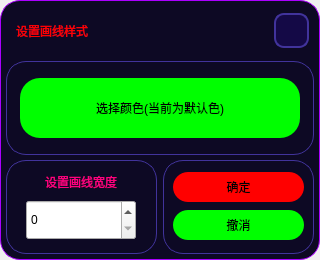
<?xml version="1.0" encoding="UTF-8"?>
<ui version="4.0">
 <class>Form</class>
 <widget class="QWidget" name="Form">
  <property name="geometry">
   <rect>
    <x>0</x>
    <y>0</y>
    <width>320</width>
    <height>260</height>
   </rect>
  </property>
  <property name="windowTitle">
   <string>Form</string>
  </property>
  <layout class="QHBoxLayout" name="horizontalLayout">
   <property name="spacing">
    <number>0</number>
   </property>
   <property name="leftMargin">
    <number>0</number>
   </property>
   <property name="topMargin">
    <number>0</number>
   </property>
   <property name="rightMargin">
    <number>0</number>
   </property>
   <property name="bottomMargin">
    <number>0</number>
   </property>
   <item>
    <widget class="QFrame" name="frame">
     <property name="styleSheet">
      <string notr="true">QFrame {
	background-color: rgb(13, 9, 36);
	border: 1px solid rgb(170, 0, 255);	
	border-radius: 20px;
}
</string>
     </property>
     <property name="frameShape">
      <enum>QFrame::StyledPanel</enum>
     </property>
     <property name="frameShadow">
      <enum>QFrame::Raised</enum>
     </property>
     <layout class="QVBoxLayout" name="verticalLayout">
      <property name="spacing">
       <number>5</number>
      </property>
      <property name="leftMargin">
       <number>5</number>
      </property>
      <property name="topMargin">
       <number>5</number>
      </property>
      <property name="rightMargin">
       <number>5</number>
      </property>
      <property name="bottomMargin">
       <number>5</number>
      </property>
      <item>
       <widget class="QFrame" name="frame_2">
        <property name="maximumSize">
         <size>
          <width>16777215</width>
          <height>50</height>
         </size>
        </property>
        <property name="styleSheet">
         <string notr="true">QFrame {
	background-color: rgb(13, 9, 36);
	border: none;	
	border-radius: 20px;
}
</string>
        </property>
        <property name="frameShape">
         <enum>QFrame::StyledPanel</enum>
        </property>
        <property name="frameShadow">
         <enum>QFrame::Raised</enum>
        </property>
        <layout class="QHBoxLayout" name="horizontalLayout_2">
         <property name="spacing">
          <number>0</number>
         </property>
         <property name="leftMargin">
          <number>10</number>
         </property>
         <property name="topMargin">
          <number>0</number>
         </property>
         <property name="rightMargin">
          <number>5</number>
         </property>
         <property name="bottomMargin">
          <number>0</number>
         </property>
         <item>
          <widget class="QLabel" name="label_2">
           <property name="minimumSize">
            <size>
             <width>0</width>
             <height>30</height>
            </size>
           </property>
           <property name="maximumSize">
            <size>
             <width>16777215</width>
             <height>30</height>
            </size>
           </property>
           <property name="styleSheet">
            <string notr="true">font: 700 18pt &quot;等线&quot;;
color: rgb(255, 0, 0);
border: none;</string>
           </property>
           <property name="text">
            <string>设置画线样式</string>
           </property>
          </widget>
         </item>
         <item>
          <widget class="QPushButton" name="Btn_close_window">
           <property name="minimumSize">
            <size>
             <width>35</width>
             <height>35</height>
            </size>
           </property>
           <property name="maximumSize">
            <size>
             <width>35</width>
             <height>35</height>
            </size>
           </property>
           <property name="styleSheet">
            <string notr="true">QPushButton {
	border: 2px solid rgb(65, 51, 156);
	border-radius: 10px;
	background-color: rgb(20, 9, 70);
	text-align: center;
}

QPushButton:hover {
	background-color: rgb(31, 31, 50);
	border: 2px solid rgb(255, 85, 0);
}

QPushButton:pressed {
	background-color: rgb(21, 21, 21)
}</string>
           </property>
           <property name="text">
            <string/>
           </property>
           <property name="icon">
            <iconset resource="resource.qrc">
             <normaloff>:/图标/icons/关闭.svg</normaloff>:/图标/icons/关闭.svg</iconset>
           </property>
           <property name="iconSize">
            <size>
             <width>35</width>
             <height>35</height>
            </size>
           </property>
          </widget>
         </item>
        </layout>
       </widget>
      </item>
      <item>
       <widget class="QFrame" name="frame_3">
        <property name="styleSheet">
         <string notr="true">QFrame {
	background-color: rgb(13, 9, 36);
	border: none;	
	border-radius: 20px;
}
</string>
        </property>
        <property name="frameShape">
         <enum>QFrame::StyledPanel</enum>
        </property>
        <property name="frameShadow">
         <enum>QFrame::Raised</enum>
        </property>
        <layout class="QHBoxLayout" name="horizontalLayout_3">
         <property name="leftMargin">
          <number>0</number>
         </property>
         <property name="topMargin">
          <number>0</number>
         </property>
         <property name="rightMargin">
          <number>0</number>
         </property>
         <property name="bottomMargin">
          <number>0</number>
         </property>
         <item>
          <widget class="QFrame" name="frame_5">
           <property name="styleSheet">
            <string notr="true">QFrame {
	background-color: rgb(13, 9, 36);
	border: 1px solid rgb(65, 51, 156);
	border-radius: 20px;
}
QFrame:hover {
	border: 2px solid rgb(255, 85, 0);
}</string>
           </property>
           <property name="frameShape">
            <enum>QFrame::StyledPanel</enum>
           </property>
           <property name="frameShadow">
            <enum>QFrame::Raised</enum>
           </property>
           <layout class="QVBoxLayout" name="verticalLayout_2">
            <property name="leftMargin">
             <number>13</number>
            </property>
            <property name="rightMargin">
             <number>13</number>
            </property>
            <item>
             <widget class="QPushButton" name="Btn_change_color">
              <property name="minimumSize">
               <size>
                <width>0</width>
                <height>60</height>
               </size>
              </property>
              <property name="maximumSize">
               <size>
                <width>16777215</width>
                <height>60</height>
               </size>
              </property>
              <property name="styleSheet">
               <string notr="true">QPushButton{	
	background-color: rgb(0, 255, 0);
	font: 700 18pt &quot;等线&quot;;
	border-radius: 20px;
}
QPushButton:hover{
	border: 3px solid rgb(255, 200, 0);  
}
QPushButton:pressed{
	color: green;
	border-color: rgb(255, 0, 0);
    background-color: rgb(255, 255, 0);
}
QPushButton:disabled{
	color: rgb(31, 31, 31);
    background-color: rgb(152, 152, 152);
}</string>
              </property>
              <property name="text">
               <string>选择颜色(当前为默认色)</string>
              </property>
             </widget>
            </item>
           </layout>
          </widget>
         </item>
        </layout>
       </widget>
      </item>
      <item>
       <widget class="QFrame" name="frame_4">
        <property name="styleSheet">
         <string notr="true">QFrame {
	background-color: rgb(13, 9, 36);
	border: none;	
	border-radius: 20px;
}
</string>
        </property>
        <property name="frameShape">
         <enum>QFrame::StyledPanel</enum>
        </property>
        <property name="frameShadow">
         <enum>QFrame::Raised</enum>
        </property>
        <layout class="QHBoxLayout" name="horizontalLayout_4">
         <property name="leftMargin">
          <number>0</number>
         </property>
         <property name="topMargin">
          <number>0</number>
         </property>
         <property name="rightMargin">
          <number>0</number>
         </property>
         <property name="bottomMargin">
          <number>0</number>
         </property>
         <item>
          <widget class="QFrame" name="frame_7">
           <property name="styleSheet">
            <string notr="true">QFrame {
	background-color: rgb(13, 9, 36);
	border: 1px solid rgb(65, 51, 156);
	border-radius: 20px;
}
QFrame:hover {
	border: 2px solid rgb(255, 85, 0);
}</string>
           </property>
           <property name="frameShape">
            <enum>QFrame::StyledPanel</enum>
           </property>
           <property name="frameShadow">
            <enum>QFrame::Raised</enum>
           </property>
           <layout class="QVBoxLayout" name="verticalLayout_4">
            <item alignment="Qt::AlignHCenter">
             <widget class="QLabel" name="label_4">
              <property name="minimumSize">
               <size>
                <width>0</width>
                <height>20</height>
               </size>
              </property>
              <property name="maximumSize">
               <size>
                <width>16777215</width>
                <height>20</height>
               </size>
              </property>
              <property name="styleSheet">
               <string notr="true">font: 700 14pt &quot;等线&quot;;
color: rgb(255, 0, 127);
border: none;</string>
              </property>
              <property name="text">
               <string>设置画线宽度</string>
              </property>
             </widget>
            </item>
            <item alignment="Qt::AlignHCenter">
             <widget class="QSpinBox" name="spinBox_linewidth">
              <property name="minimumSize">
               <size>
                <width>110</width>
                <height>40</height>
               </size>
              </property>
              <property name="maximumSize">
               <size>
                <width>110</width>
                <height>40</height>
               </size>
              </property>
             </widget>
            </item>
           </layout>
          </widget>
         </item>
         <item>
          <widget class="QFrame" name="frame_8">
           <property name="styleSheet">
            <string notr="true">QFrame {
	background-color: rgb(13, 9, 36);
	border: 1px solid rgb(65, 51, 156);
	border-radius: 20px;
}
QFrame:hover {
	border: 2px solid rgb(255, 85, 0);
}</string>
           </property>
           <property name="frameShape">
            <enum>QFrame::StyledPanel</enum>
           </property>
           <property name="frameShadow">
            <enum>QFrame::Raised</enum>
           </property>
           <layout class="QVBoxLayout" name="verticalLayout_5">
            <item>
             <widget class="QPushButton" name="Btn_linewidth_check">
              <property name="minimumSize">
               <size>
                <width>0</width>
                <height>30</height>
               </size>
              </property>
              <property name="maximumSize">
               <size>
                <width>16777215</width>
                <height>30</height>
               </size>
              </property>
              <property name="styleSheet">
               <string notr="true">QPushButton{	
	background-color: rgb(255, 0, 0);
	font: 700 18pt &quot;等线&quot;;
	border-radius: 15px;
}
QPushButton:hover{
	border: 3px solid rgb(255, 200, 0);  
}
QPushButton:pressed{
	color: green;
	border-color: blueviolet;
    background-color: rgb(85, 0, 255);
}
QPushButton:disabled{
	color: rgb(31, 31, 31);
    background-color: rgb(152, 152, 152);
}</string>
              </property>
              <property name="text">
               <string>确定</string>
              </property>
             </widget>
            </item>
            <item>
             <widget class="QPushButton" name="Btn_previous_step">
              <property name="minimumSize">
               <size>
                <width>0</width>
                <height>30</height>
               </size>
              </property>
              <property name="maximumSize">
               <size>
                <width>16777215</width>
                <height>30</height>
               </size>
              </property>
              <property name="styleSheet">
               <string notr="true">QPushButton{	
	background-color: rgb(0, 255, 0);
	font: 700 18pt &quot;等线&quot;;
	border-radius: 15px;
}
QPushButton:hover{
	border: 3px solid rgb(255, 200, 0);  
}
QPushButton:pressed{
	color: green;
	border-color: rgb(255, 0, 0);
    background-color: rgb(255, 255, 0);
}
QPushButton:disabled{
	color: rgb(31, 31, 31);
    background-color: rgb(152, 152, 152);
}</string>
              </property>
              <property name="text">
               <string>撤消</string>
              </property>
             </widget>
            </item>
           </layout>
          </widget>
         </item>
        </layout>
       </widget>
      </item>
     </layout>
    </widget>
   </item>
  </layout>
 </widget>
 <resources>
  <include location="resource.qrc"/>
 </resources>
 <connections>
  <connection>
   <sender>Btn_close_window</sender>
   <signal>clicked()</signal>
   <receiver>Form</receiver>
   <slot>close()</slot>
   <hints>
    <hint type="sourcelabel">
     <x>279</x>
     <y>24</y>
    </hint>
    <hint type="destinationlabel">
     <x>192</x>
     <y>-10</y>
    </hint>
   </hints>
  </connection>
 </connections>
</ui>
